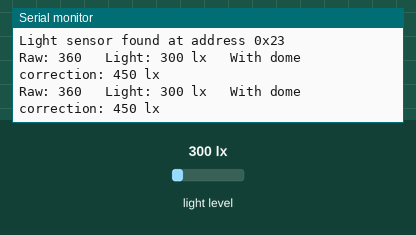
Recording of a sketch running on a simulated ESP32-C3. Parts: the last lines printed to the serial monitor. Wiring (inferred from the names in the program): BH1750 light sensor at I2C address 0x23. The test bench sets the inputs (shaded band); at power-on: light level 300 lx.

Above: at 1.8 s.
1.9 s: light level set to 40 lx
At 3.1 s:
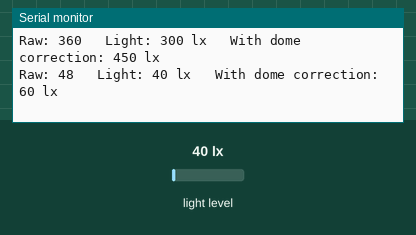
3.4 s: light level set to 500 lx
At 4.5 s:
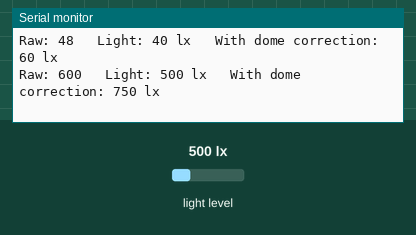
Timing chart, 0 to 6.4 s (numbered marks = the images above; inputs shaded):
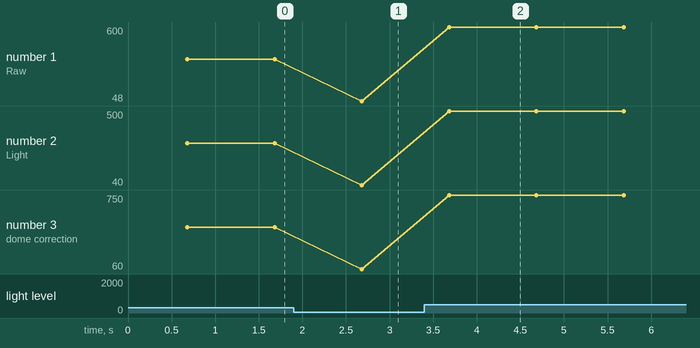

Measured:
- after the input at 1.9 s, the serial monitor: prints a new line after 0.78 s (image 1)
- after the input at 3.4 s, the serial monitor: prints a new line after 0.28 s (image 2)
- plotted number 1: 360 → 48 after the input at 1.9 s, 48 → 600 after the input at 3.4 s
- plotted number 2: 300 → 40 after the input at 1.9 s, 40 → 500 after the input at 3.4 s
- plotted number 3: 450 → 60 after the input at 1.9 s, 60 → 750 after the input at 3.4 s

The sketch:

light_sensor_test.ino
```cpp
// ElTech-Online ESP32 Plant Monitor — light sensor (BH1750) test
//
// The smallest sketch for the BH1750 light sensor: it finds the sensor on the
// I2C bus and prints the light level once a second. No display, no WiFi, and
// no library: the sensor only needs a couple of one-byte commands.
//
// Use it to:
//   - check the light sensor is wired correctly before building the full project
//   - see how the light level changes: cover the sensor, then shine a torch on it
//   - work out your own dome correction (see "Light correction" in the README)
//
// Wiring (4 wires; leave the ADDR wire unconnected):
//   sensor VCC -> ESP32-C3 3V3
//   sensor GND -> ESP32-C3 GND
//   sensor SDA -> ESP32-C3 GPIO 8
//   sensor SCL -> ESP32-C3 GPIO 9
//
// How to use:
//   1. Upload this sketch and open Tools > Serial Monitor at 115200 baud.
//   2. It prints which address the sensor answered at, then a reading every
//      second. A room is roughly 100-500 lux; daylight by a window is thousands.

#include <Wire.h>   // the ESP32's built-in I2C library

// I2C pins: the ESP32-C3 SuperMini's labeled SDA and SCL pins.
#define I2C_SDA 8
#define I2C_SCL 9

// The BH1750 answers at address 0x23, or at 0x5C if its ADDR wire is
// connected to 3.3V. This sketch tries both.
#define LIGHT_ADDR      0x23
#define LIGHT_ADDR_ALT  0x5C

// The white dome blocks some light. The full project multiplies by this
// factor to correct for it (bare sensor 180 lux, dome 120 lux: 180 / 120 = 1.5).
// This sketch prints the reading both without and with it.
#define DOME_FACTOR 1.5

uint8_t lightAddr = 0;   // the address that answered (0 = none found yet)

// Switches the sensor on and starts it measuring continuously.
// Returns true if a sensor answered at that address.
bool startLightSensor(uint8_t addr) {
  Wire.beginTransmission(addr);
  Wire.write(0x01);                                // command 0x01: power on
  if (Wire.endTransmission() != 0) return false;   // 0 means "it answered"
  Wire.beginTransmission(addr);
  Wire.write(0x10);                                // command 0x10: keep measuring, high resolution
  return Wire.endTransmission() == 0;
}

// setup() runs once, when the board is powered on or reset.
void setup() {
  // Serial Monitor must be set to the same speed (115200) or the text comes out garbled.
  Serial.begin(115200);
  Wire.begin(I2C_SDA, I2C_SCL);
  delay(500);   // give Serial Monitor a moment to connect

  Serial.println("Light sensor (BH1750) test");
  if (startLightSensor(LIGHT_ADDR)) {
    lightAddr = LIGHT_ADDR;
  } else if (startLightSensor(LIGHT_ADDR_ALT)) {
    lightAddr = LIGHT_ADDR_ALT;
  }

  if (lightAddr == 0) {
    Serial.println("Light sensor NOT FOUND at 0x23 or 0x5C.");
    Serial.println("Check VCC, GND, and that SDA is on GPIO 8 and SCL on GPIO 9.");
  } else {
    Serial.print("Light sensor found at address 0x");
    Serial.println(lightAddr, HEX);
  }
  delay(180);   // the first measurement takes up to 180 ms
}

// loop() runs over and over, forever.
void loop() {
  if (lightAddr == 0) {   // nothing found: there's nothing to read
    delay(1000);
    return;
  }

  // Ask the sensor for 2 bytes: its latest measurement.
  if (Wire.requestFrom(lightAddr, (uint8_t)2) != 2) {
    Serial.println("No answer from the light sensor - check the wiring");
    delay(1000);
    return;
  }
  // The two bytes make one number from 0 to 65535. The first byte is the
  // "big" half, so shift it 8 places left and join the second byte on.
  int raw = (Wire.read() << 8) | Wire.read();
  float lux = raw / 1.2;   // the datasheet says: divide by 1.2 to get lux

  Serial.print("Raw: ");
  Serial.print(raw);
  Serial.print("   Light: ");
  Serial.print(lux, 0);
  Serial.print(" lx   With dome correction: ");
  Serial.print(lux * DOME_FACTOR, 0);
  Serial.println(" lx");

  delay(1000);   // wait 1 second, then loop() runs again
}
```
